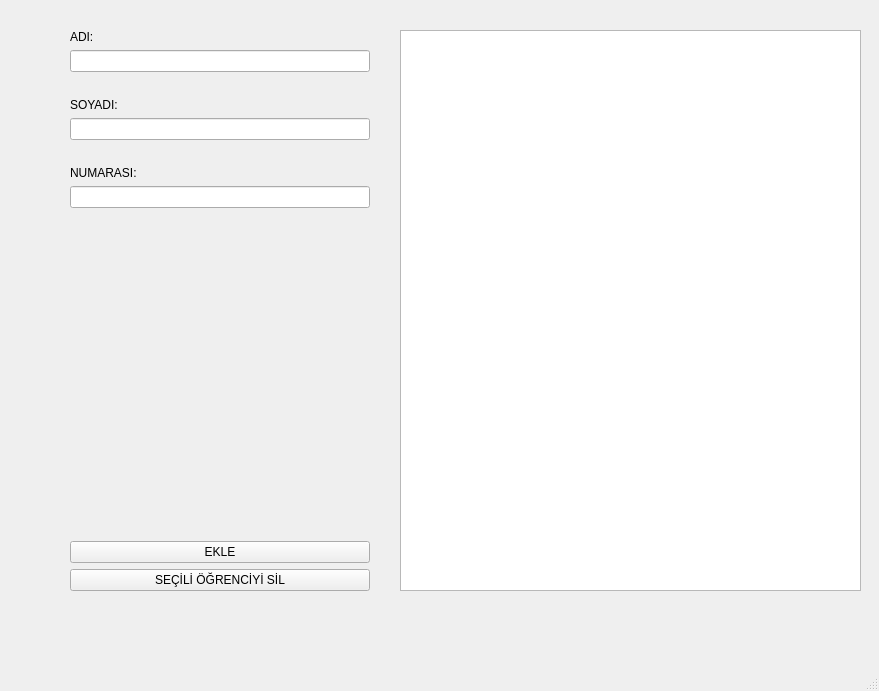
<?xml version="1.0" encoding="UTF-8"?>
<ui version="4.0">
 <class>MainWindow</class>
 <widget class="QMainWindow" name="MainWindow">
  <property name="geometry">
   <rect>
    <x>0</x>
    <y>0</y>
    <width>879</width>
    <height>691</height>
   </rect>
  </property>
  <property name="minimumSize">
   <size>
    <width>879</width>
    <height>691</height>
   </size>
  </property>
  <property name="maximumSize">
   <size>
    <width>879</width>
    <height>691</height>
   </size>
  </property>
  <property name="windowTitle">
   <string>MainWindow</string>
  </property>
  <property name="windowIcon">
   <iconset resource="../onizlenim/resim.qrc">
    <normaloff>:/newPrefix/resim/0.png</normaloff>:/newPrefix/resim/0.png</iconset>
  </property>
  <widget class="QWidget" name="centralwidget">
   <widget class="QWidget" name="verticalLayoutWidget">
    <property name="geometry">
     <rect>
      <x>70</x>
      <y>30</y>
      <width>301</width>
      <height>561</height>
     </rect>
    </property>
    <layout class="QVBoxLayout" name="verticalLayout">
     <item>
      <widget class="QLabel" name="label">
       <property name="maximumSize">
        <size>
         <width>300</width>
         <height>25</height>
        </size>
       </property>
       <property name="styleSheet">
        <string notr="true">font: 12pt &quot;MS Shell Dlg 2&quot;;</string>
       </property>
       <property name="text">
        <string>ADI:</string>
       </property>
      </widget>
     </item>
     <item>
      <widget class="QLineEdit" name="lineEdit">
       <property name="maximumSize">
        <size>
         <width>300</width>
         <height>60</height>
        </size>
       </property>
       <property name="styleSheet">
        <string notr="true">font: 12pt &quot;MS Shell Dlg 2&quot;;</string>
       </property>
      </widget>
     </item>
     <item>
      <spacer name="horizontalSpacer_2">
       <property name="orientation">
        <enum>Qt::Horizontal</enum>
       </property>
       <property name="sizeHint" stdset="0">
        <size>
         <width>40</width>
         <height>20</height>
        </size>
       </property>
      </spacer>
     </item>
     <item>
      <widget class="QLabel" name="label_2">
       <property name="maximumSize">
        <size>
         <width>300</width>
         <height>25</height>
        </size>
       </property>
       <property name="styleSheet">
        <string notr="true">font: 12pt &quot;MS Shell Dlg 2&quot;;</string>
       </property>
       <property name="text">
        <string>SOYADI:</string>
       </property>
      </widget>
     </item>
     <item>
      <widget class="QLineEdit" name="lineEdit_2">
       <property name="maximumSize">
        <size>
         <width>300</width>
         <height>60</height>
        </size>
       </property>
       <property name="styleSheet">
        <string notr="true">font: 12pt &quot;MS Shell Dlg 2&quot;;
font: 12pt &quot;MS Shell Dlg 2&quot;;</string>
       </property>
      </widget>
     </item>
     <item>
      <spacer name="horizontalSpacer">
       <property name="orientation">
        <enum>Qt::Horizontal</enum>
       </property>
       <property name="sizeHint" stdset="0">
        <size>
         <width>40</width>
         <height>20</height>
        </size>
       </property>
      </spacer>
     </item>
     <item>
      <widget class="QLabel" name="label_3">
       <property name="maximumSize">
        <size>
         <width>300</width>
         <height>25</height>
        </size>
       </property>
       <property name="styleSheet">
        <string notr="true">font: 12pt &quot;MS Shell Dlg 2&quot;;</string>
       </property>
       <property name="text">
        <string>NUMARASI:</string>
       </property>
      </widget>
     </item>
     <item>
      <widget class="QLineEdit" name="lineEdit_3">
       <property name="maximumSize">
        <size>
         <width>300</width>
         <height>60</height>
        </size>
       </property>
       <property name="styleSheet">
        <string notr="true">font: 12pt &quot;MS Shell Dlg 2&quot;;</string>
       </property>
      </widget>
     </item>
     <item>
      <spacer name="verticalSpacer">
       <property name="orientation">
        <enum>Qt::Vertical</enum>
       </property>
       <property name="sizeHint" stdset="0">
        <size>
         <width>20</width>
         <height>40</height>
        </size>
       </property>
      </spacer>
     </item>
     <item>
      <widget class="QPushButton" name="pushButton_2">
       <property name="sizePolicy">
        <sizepolicy hsizetype="Preferred" vsizetype="Preferred">
         <horstretch>0</horstretch>
         <verstretch>0</verstretch>
        </sizepolicy>
       </property>
       <property name="maximumSize">
        <size>
         <width>300</width>
         <height>300</height>
        </size>
       </property>
       <property name="styleSheet">
        <string notr="true">font: 12pt &quot;MS Shell Dlg 2&quot;;</string>
       </property>
       <property name="text">
        <string>EKLE</string>
       </property>
      </widget>
     </item>
     <item>
      <widget class="QPushButton" name="pushButton">
       <property name="sizePolicy">
        <sizepolicy hsizetype="Preferred" vsizetype="Preferred">
         <horstretch>0</horstretch>
         <verstretch>0</verstretch>
        </sizepolicy>
       </property>
       <property name="maximumSize">
        <size>
         <width>300</width>
         <height>300</height>
        </size>
       </property>
       <property name="styleSheet">
        <string notr="true">font: 12pt &quot;MS Shell Dlg 2&quot;;</string>
       </property>
       <property name="text">
        <string>SEÇİLİ ÖĞRENCİYİ SİL</string>
       </property>
      </widget>
     </item>
    </layout>
   </widget>
   <widget class="QListWidget" name="listWidget">
    <property name="geometry">
     <rect>
      <x>400</x>
      <y>30</y>
      <width>461</width>
      <height>561</height>
     </rect>
    </property>
   </widget>
  </widget>
  <widget class="QMenuBar" name="menubar">
   <property name="geometry">
    <rect>
     <x>0</x>
     <y>0</y>
     <width>879</width>
     <height>26</height>
    </rect>
   </property>
  </widget>
  <widget class="QStatusBar" name="statusbar"/>
 </widget>
 <resources>
  <include location="../onizlenim/resim.qrc"/>
 </resources>
 <connections/>
</ui>
